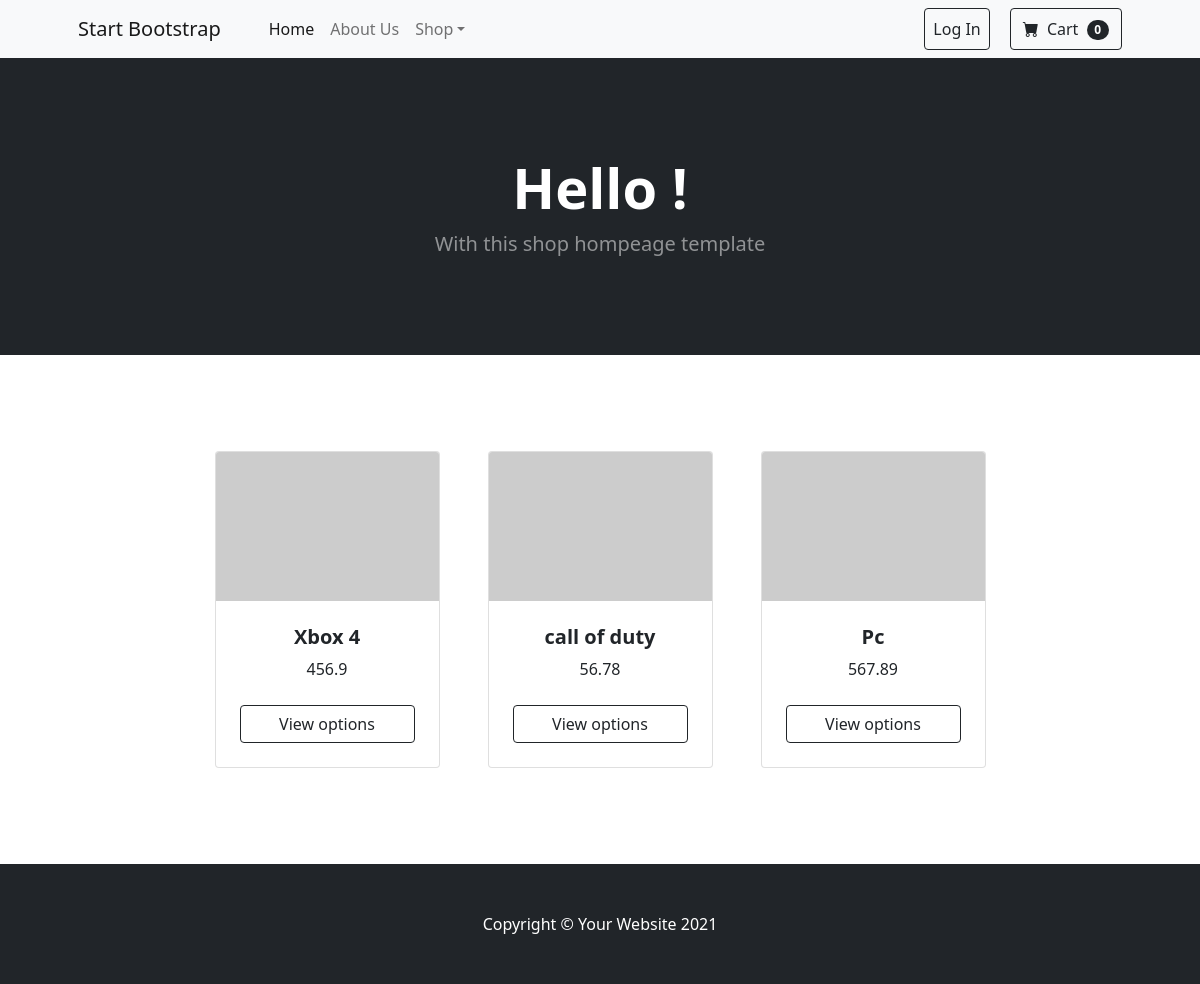
Before: / with the older database file.
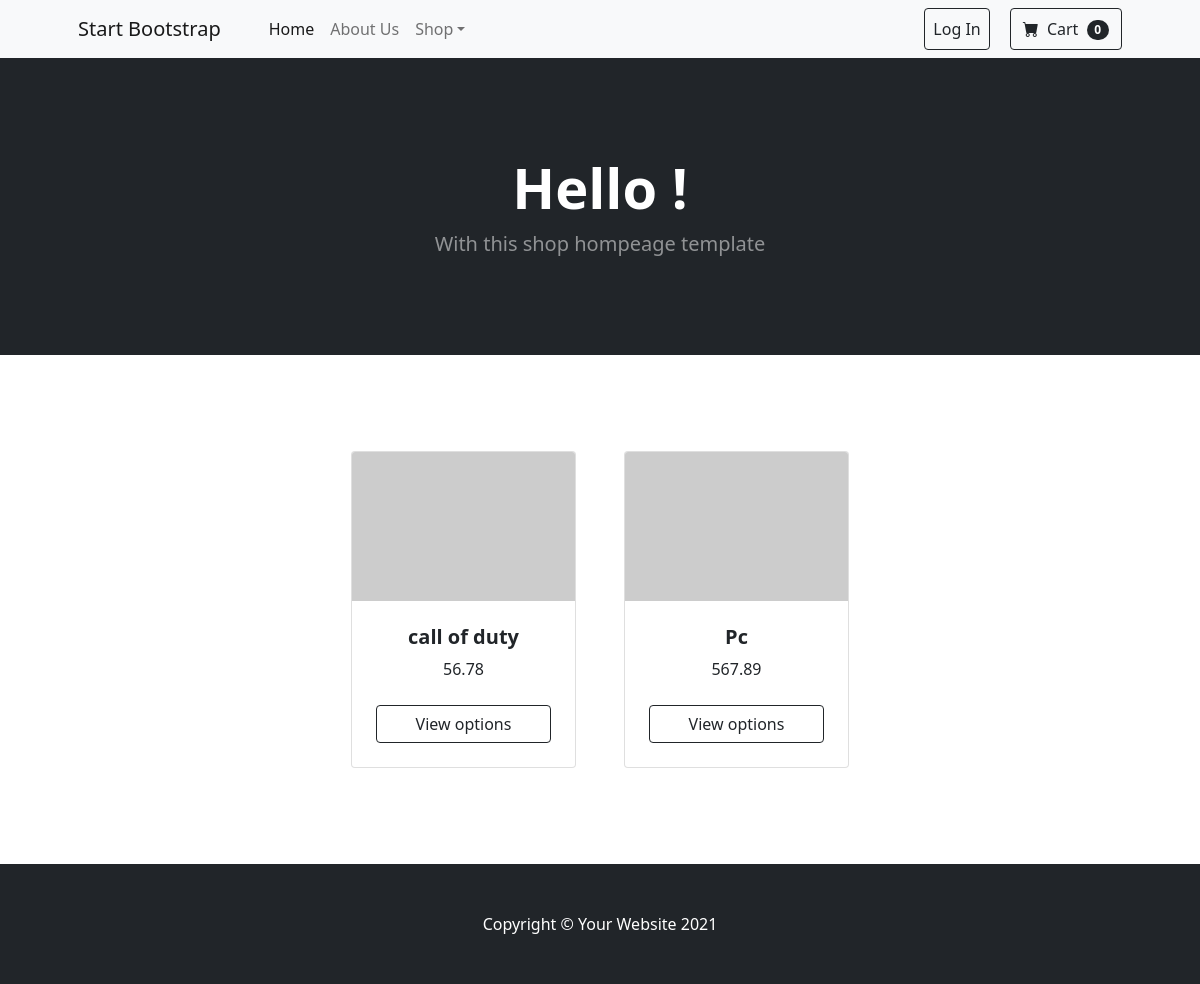
After: the same page with the newer database file.
### shop/models.py (models this page shows, shortened)
class Item(models.Model):
    name=models.CharField(max_length=90)
    post_date=models.DateTimeField(auto_now=True)
    price=models.FloatField()
    user=models.ForeignKey(User,on_delete=models.CASCADE)
    class Meta:
        ordering=['-post_date']

### shop/views.py (the view)
# urls.py: path('', views.Index.as_view(), name='index'),
class Index(View):
    def get(self, req):
        cart=CartItem.objects.filter(user_id=req.user.id)
        cartcount=len(cart)
        items=Item.objects.all()
        ctx={
            'count':cartcount,
            'items':items,
        }
        return render(req, 'shop/home.html',ctx)

### templates/shop/home.html (shortened to what this page needs)
{% extends 'shop/layout.html' %}
{% block content %}
<header class="bg-dark py-5">
    <div class="container px-4 px-lg-5 my-5">
        <div class="text-center text-white">
            <h1 class="display-4 fw-bolder">Hello !</h1>
            <p class="lead fw-normal text-white-50 mb-0">With this shop hompeage template</p>
        </div>
    </div>
</header>
<section class="py-5">
    <div class="container px-4 px-lg-5 mt-5">
        <div class="row gx-4 gx-lg-5 row-cols-2 row-cols-md-3 row-cols-xl-4 justify-content-center">
        {% for item in items %}
        <div class="col-6 mb-5" >
            <div class="card h-100">
                <img class="card-img-top" src="https://dummyimage.com/450x300/dee2e6/6c757d.jpg" alt="..." />
                <div class="card-body p-4">
                    <div class="text-center">
                        <h5 class="fw-bolder">{{ item.name }}</h5>
                        {{ item.price }}
                    </div>
                </div>
                <div class="card-footer p-4 pt-0 border-top-0 bg-transparent">
                    <div class="text-center w-100 d-flex flex-column">
                        <a class="btn btn-outline-dark mt-auto"
                        href="{% url 'item' 20 %}">View options</a>
                    </div>
                </div>
            </div>
        </div>
        {% endfor %}
        </div>
    </div>
</section>
{% endblock %}

Changed rows visible on the page:
removed Item: name "Xbox 4", price "456.9"
